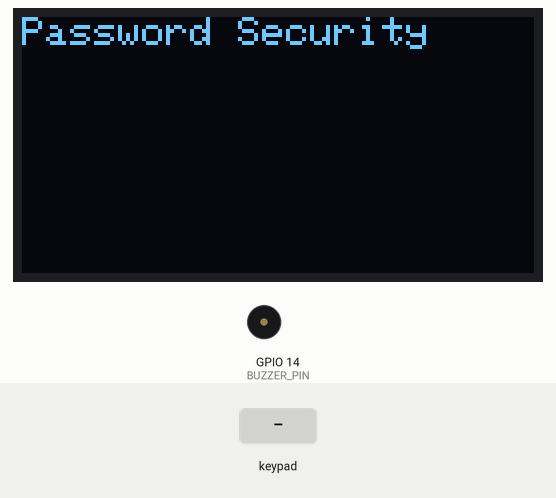
Simulated run of this sketch. Board: ESP32. On the bench: 128×64 one-colour display, buzzer (waves = sounding). The inputs (shaded band) are chosen by the test bench.

Above: at 3.2 s.
3.3 s: keypad keys 0 0 0 0 # pressed 0.4 s apart
At 6.4 s:
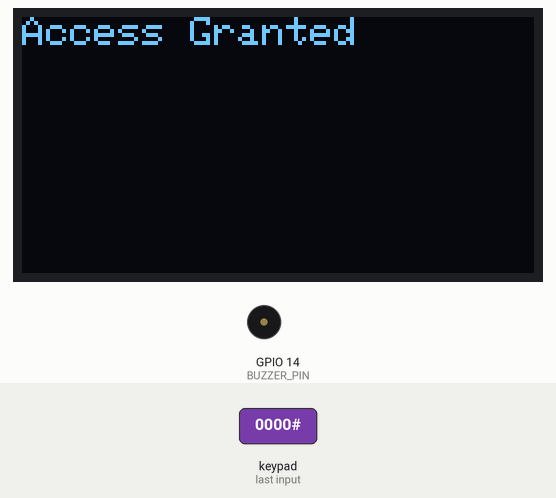
6.8 s: key '#' pressed
At 7.9 s:
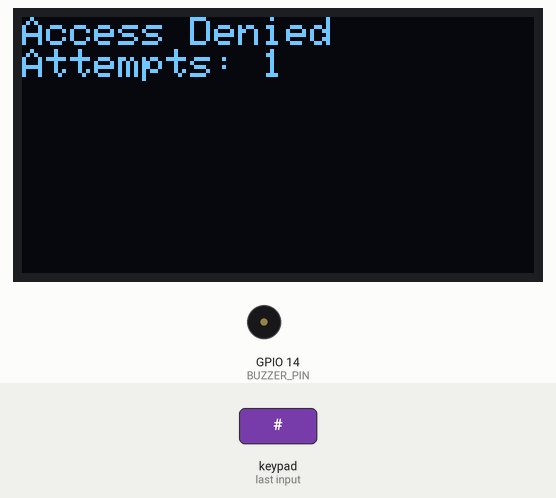
8.6 s: key 'A' pressed
At 9.0 s:
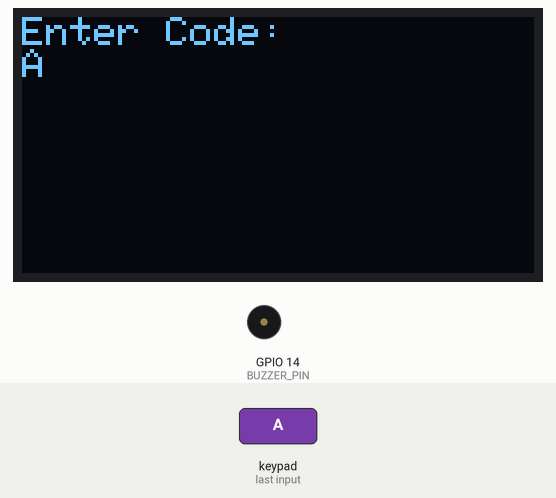
10.1 s: keypad keys 0 0 0 0 * pressed 0.4 s apart
At 12.9 s:
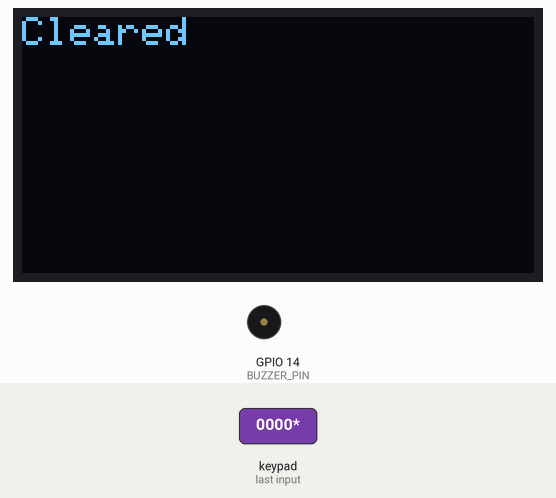
13.6 s: keypad keys 0 0 0 0 A pressed 0.4 s apart
At 15.9 s:
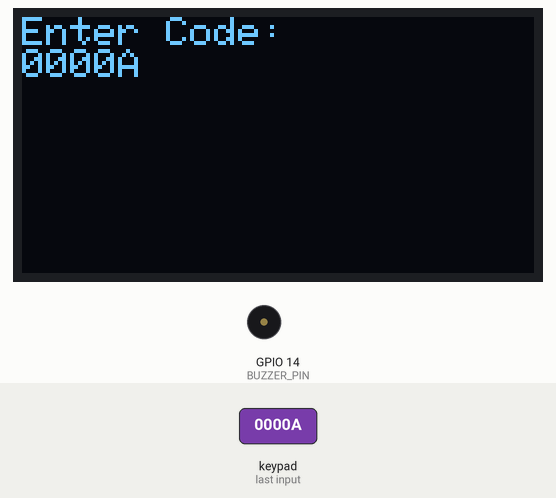
17.1 s: key '1' pressed
Timing chart, 0 to 19.6 s (numbered marks = the images above; inputs shaded):
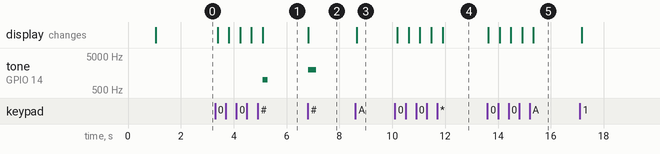

Measured:
- after the input at 3.3 s, tone on GPIO 14 (BUZZER_PIN): silent → 1000 Hz after 1.8 s, → silent 0.20 s later; the display: first changes after 0.09 s (image 1 shows a later state)
- after the input at 6.8 s, tone on GPIO 14 (BUZZER_PIN): silent → 2000 Hz at once, → silent 0.30 s later; the display: changes at once (image 2)
- after the input at 8.6 s, the display: changes after 0.06 s (image 3)
- after the input at 10.1 s, the display: first changes after 0.09 s (image 4 shows a later state)
- after the input at 13.6 s, the display: first changes at once (image 5 shows a later state)

The sketch:

code.ino
```cpp
#include <Wire.h>
#include <Keypad.h>
#include <Adafruit_GFX.h>
#include <Adafruit_SSD1306.h>

#define BUZZER_PIN 14
#define SCREEN_WIDTH 128
#define SCREEN_HEIGHT 64
#define OLED_SDA 21
#define OLED_SCL 22
Adafruit_SSD1306 display(SCREEN_WIDTH, SCREEN_HEIGHT, &Wire);

// ---- Keypad setup ----
const byte ROWS = 4;
const byte COLS = 4;
char keys[ROWS][COLS] = {
  {'1','2','3','A'},
  {'4','5','6','B'},
  {'7','8','9','C'},
  {'*','0','#','D'}
};
byte rowPins[ROWS] = {19, 18, 5, 17};   // ESP32 GPIOs
byte colPins[COLS] = {16, 4, 2, 15};    // ESP32 GPIOs
Keypad keypad = Keypad(makeKeymap(keys), rowPins, colPins, ROWS, COLS);

String inputPassword = "";
const String correctPassword = "0000"; //password set
int attempts = 0;
const int maxAttempts = 3;

void setup() {
  Serial.begin(115200);
  delay(1000);

  // OLED
  Wire.begin(OLED_SDA, OLED_SCL);
  if (!display.begin(SSD1306_SWITCHCAPVCC, 0x3C)) {
    Serial.println("OLED not found");
    while (true);
  }
  display.clearDisplay();
  display.setTextSize(1);
  display.setTextColor(SSD1306_WHITE);
  display.setCursor(0, 0);
  display.println("Password Security");
  display.display();
  delay(1000);
}

void loop() {
  char key = keypad.getKey();
  if(key){
    if (key == '#'){
      if(inputPassword == correctPassword){
        display.clearDisplay();
        display.setCursor(0, 0);
        display.println("Access Granted");
        display.display();
        tone(BUZZER_PIN, 1000);
        delay(200);
        noTone(BUZZER_PIN);
        inputPassword = "";
        attempts = 0;
      }
      else{
        attempts++;
        display.clearDisplay();
        display.setCursor(0, 0);
        display.println("Access Denied");
        display.print("Attempts: ");
        display.println(attempts);
        display.display();
        tone(BUZZER_PIN, 2000);
        delay(300);
        noTone(BUZZER_PIN);
        inputPassword = "";
        if(attempts >= maxAttempts){
          display.clearDisplay();
          display.setCursor(0, 0);
          display.println("Locked out");
          display.display();
        }

      }
  }else if(key == '*'){ //clear input password
      inputPassword ="";
      display.clearDisplay();
      display.setCursor(0, 0);
      display.print("Cleared");
      display.display();
  }else{
    inputPassword += key;
    display.clearDisplay();
    display.setCursor(0, 0);
    display.println("Enter Code:");
    display.print(inputPassword);
    display.display();
  }
}
  delay(100); // this speeds up the simulation
}
```
